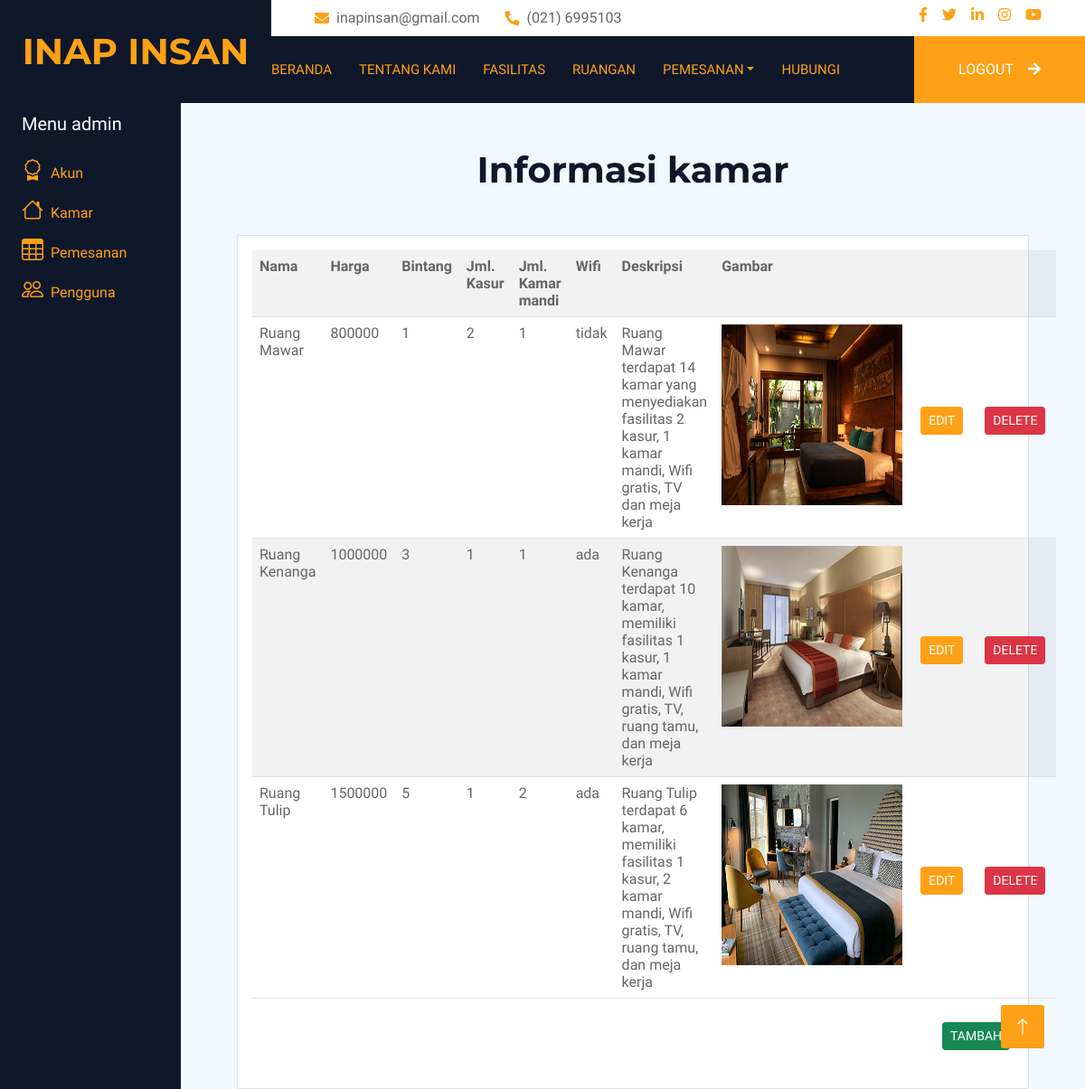
/admin_kamar.php (signed in), run on the app's committed database.
### tables this page shows
CREATE TABLE `kamar` (
  `id_kamar` int(11) NOT NULL,
  `nama` varchar(255) NOT NULL,
  `harga` int(10) NOT NULL,
  `bintang` int(1) NOT NULL,
  `kasur` int(2) NOT NULL,
  `bathroom` int(2) NOT NULL,
  `wifi` int(1) NOT NULL,
  `deskripsi` text DEFAULT NULL,
  `gambar` varchar(500) NOT NULL
);

### admin_kamar.php (the view, shortened to what this page needs)
<?php
include("head.php");
require 'koneksi.php';
?>
<?php
include("header.php");
?>
<div class="container-fluid">
    <div class="row flex-nowrap">
        <?php include 'admin_sidebar.php';?>
        <div class="container" style="width:75%;">
            <div class="row">
            <h1 class="text-center mb-5" style="padding-top:50px">Informasi kamar</h1>
                <div style="display:block">
                            <div class="card">
                                <div class="card-body">
                                    <table class="table table-striped">
                                        <tr>
                                            <th>Nama</th>
                                            <th>Harga</th>
                                            <th>Bintang</th>
                                            <th>Jml. Kasur</th>
                                            <th>Jml. Kamar mandi</th>
                                            <th>Wifi</th>
                                            <th>Deskripsi</th>
                                            <th>Gambar</th>
                                            <th colspan="2"></th>
                                        </tr>
                                        <?php
                                            if (isset($_POST['edit'])) {
                                                $id_edit=$_POST['id_edit'];
                                            } else {
                                                $id_edit=NULL;
                                            }
                                            $data = mysqli_query($koneksi,"SELECT * FROM kamar");
                                            if (mysqli_num_rows($data)>=0)
                                            {
                                                while ($hasil = mysqli_fetch_array($data)) {
                                                    if ($hasil['id_kamar']==$id_edit) {
                                                    ?>
                                                    <form action="admin_kamar_edit.php" method="post" enctype="multipart/form-data">
                                                    <tr>
                                                        <input type="hidden" name="id_edit" value="<?= $hasil['id_kamar']?>" />
                                                        <td><input size="5" name="nama" value="<?= $hasil['nama']?>" type="text"></td>
                                                        <td><input size="5" name="harga" value="<?= $hasil['harga']?>" type="text"></td>
                                                        <td>
                                                            <select name="bintang">
                                                                <option value="1">1</option>
                                                                <option value="2">2</option>
                                                                <option value="3">3</option>
                                                                <option value="4">4</option>
                                                                <option value="5">5</option>
                                                            </select>
                                                        </td>
                                                        <td><input size="3" name="bathroom" value="<?= $hasil['bathroom']?>" type="text"></td>
                                                        <td><input size="3" name="kasur" value="<?= $hasil['kasur']?>" type="text"></td>
                                                        <td>
                                                            <select name="wifi">
                                                                <option value="yes">ada</option>
                                                                <option value="no">tidak</option>
                                                            </select>
                                                        </td>
                                                        <td>
                                                            <textarea rows="4" cols="15" name="deskripsi"><?= $hasil['deskripsi']?></textarea>
                                                        </td>
                                                        <td>
                                                            <input type="file" class="form-control" id="gambar" name="gambar">
                                                        </td>
                                                        <td colspan="2 "style="text-align:center;vertical-align:middle">
                                                            <div class="btn-group" role="group" aria-label="Basic mixed styles example">
                                                                <input type="submit" name="submit" value="Submit" class="btn btn-primary btn-sm">
                                                            </div>
                                                        </td>
                                                    </tr>
                                                    </form>
                                                    <?php
                                                    }
                                                    else {
                                                    ?>
                                                    <tr>
                                                        <td><?= $hasil['nama']?></td>
                                                        <td><?= $hasil['harga']?></td>
                                                        <td><?= $hasil['bintang']?></td>
                                                        <td><?= $hasil['kasur']?></td>
                                                        <td><?= $hasil['bathroom']?></td>
                                                        <td><?php echo ($hasil['wifi']==1)?'ada':'tidak'; ?></td>
                                                        <td><?= $hasil['deskripsi']?></td>
                                                        <td>
                                                            <div style="overflow:hidden;width:200px;height:200px">
                                                                <img src="img/<?= $hasil['gambar'] ?>" width="200" height="200">
                                                            </div>
                                                        </td>
                                                        <td style="vertical-align:middle">
                                                            <div class="btn-group" role="group" aria-label="Basic mixed styles example">
                                                                <form class="mx-1" action="admin_kamar.php" method="post">
                                                                    <input type="submit" name="edit" value="Edit" class="btn btn-primary btn-sm">
                                                                </form>
                                                            </div>
                                                        </td>
                                                        <td style="vertical-align:middle">
                                                            <div class="btn-group" role="group" aria-label="Basic mixed styles example">
                                                                <form class="mx-1" action="admin_kamar.php" method="post">
                                                                    <input type="submit" name="delete" value="Delete" class="btn btn-danger btn-sm">
                                                                </form>
                                                            </div>
                                                        </td>
                                                    </tr>
                                                    <?php
                                                    }
                                                }
                                            } else {
                                            echo "<script>window.alert('gagal mengambil id');</script>";
                                            }
                                            ?>
                                    </table>
                                    <div>
                                        <div style="float:right;margin-top:10px;margin-bottom:10px;">
                                            <div class="btn-group" role="group" aria-label="Basic mixed styles example">
                                                <form class="mx-1" action="admin_kamar.php" method="post">
                                                        <input type="submit" name="tambah" value="tambah" class="btn btn-success btn-sm">
                                                </form>
                                            </div>
                                        </div>
                                    </div>
                                </div>
                            </div>
                </div>
            </div>
        </div>
    </div>
</div>
<a href="#" class="btn btn-lg btn-primary btn-lg-square back-to-top"><i class="bi bi-arrow-up"></i></a>

### css/style.css (style rules this page uses)
.back-to-top { position: fixed; display: none; right: 45px; bottom: 45px; z-index: 99; }
.btn { font-weight: 500; text-transform: uppercase; transition: .5s; }
.btn.btn-primary, .btn.btn-secondary { color: #FFFFFF; }
.btn-lg-square { width: 48px; height: 48px; }
.btn-square, .btn-sm-square, .btn-lg-square { padding: 0; display: flex; align-items: center; justify-content: center; font-weight: normal; border-radius: 2px; }

### data on the page
kamar: nama "Ruang Mawar", harga "800000", bintang "1", kasur "2", bathroom "1", wifi "tidak", deskripsi "Ruang Mawar terdapat 14 kamar yang menyediakan fasilitas 2 kasur, 1 kamar mandi, Wifi gratis, TV dan meja kerja", gambar (picture)
kamar: nama "Ruang Kenanga", harga "1000000", bintang "3", kasur "1", bathroom "1", wifi "ada", deskripsi "Ruang Kenanga terdapat 10 kamar, memiliki fasilitas 1 kasur, 1 kamar mandi, Wifi gratis, TV, ruang tamu, dan meja kerja", gambar (picture)
kamar: nama "Ruang Tulip", harga "1500000", bintang "5", kasur "1", bathroom "2", wifi "ada", deskripsi "Ruang Tulip terdapat 6 kamar, memiliki fasilitas 1 kasur, 2 kamar mandi, Wifi gratis, TV, ruang tamu, dan meja kerja", gambar (picture)
